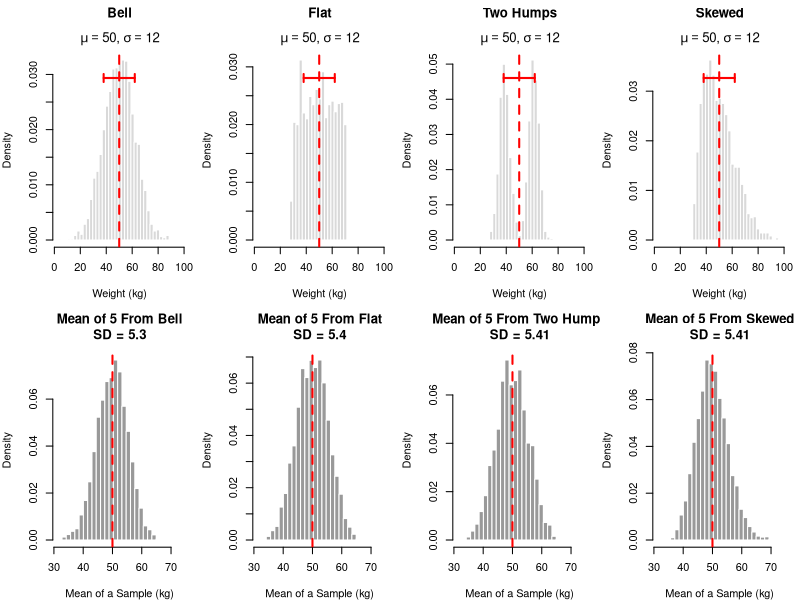

Write R code to recreate this figure.
# Four penguin colonies that agree on their mean and their standard deviation
# to fifteen decimal places, and agree on nothing else.
#
# The mean and the sd are a summary, and every summary throws something away.
# Here we throw away the SHAPE, and the point of the script is how much of the
# colony that turns out to be.  Look at Two Humps in particular: its
# mean is 50 kg and there is hardly a penguin within 10 kg of that weight.
#
# show <- 1   the four colonies
# show <- 2   the four colonies, and what the sampling distribution of the
#             mean does with them -- which is where this bites in section 4

show <- 2

target_mean <- 50     # kg
target_sd <- 12       # kg
N <- 2000             # penguins per colony

n <- 5                # sample size, for show = 2
repeats <- 5000

# ----------------------------------------------------------------------
# Force a set of values to have exactly the mean and sd we asked for, without
# touching its shape.  Sliding every penguin by the same amount and then
# stretching every distance from the centre by the same factor cannot turn one
# shape into another -- it only moves and rescales the one you started with.
# ----------------------------------------------------------------------
rescale <- function(x, m, s) {(x - mean(x)) / sd(x) * s + m}

colonies <- list(
  "Bell"      = rescale(rnorm(N), target_mean, target_sd),
  "Flat"      = rescale(runif(N), target_mean, target_sd),
  "Two Humps" = rescale(c(rnorm(N / 2, -1, 0.35), rnorm(N / 2, 1, 0.35)),
                        target_mean, target_sd),
  # Beta rather than a gamma or a lognormal: it is skewed but it has a hard
  # upper edge, so it cannot throw a lone outlier out to 130 kg and force the
  # shared x axis to squash the other three panels flat.
  "Skewed"    = rescale(rbeta(N, 2, 6), target_mean, target_sd))

# How lopsided is it?  0 means symmetric.  This is one of the things the mean
# and the sd do not tell you.
skew <- function(values) {mean(((values - mean(values)) / sd(values))^3)}

# ----------------------------------------------------------------------
cat("Four colonies of", N, "penguins each\n\n")
cat(sprintf("%-11s %8s %8s %8s %10s %10s\n",
            "colony", "mean", "sd", "skew", "lightest", "heaviest"))
for (k in names(colonies))
{
  x <- colonies[[k]]
  cat(sprintf("%-11s %8.2f %8.2f %8.2f %10.1f %10.1f\n",
              k, mean(x), sd(x), skew(x), min(x), max(x)))
}

# Not "the same to two decimals" -- the same to the limit of what the machine
# can represent.  Any difference you can see in the plots is a difference the
# mean and the sd could never have told you about.
off_mean <- max(abs(sapply(colonies, mean) - target_mean))
off_sd <- max(abs(sapply(colonies, sd) - target_sd))
cat(sprintf("\nLargest departure from mean %g: %.2g\n", target_mean, off_mean))
cat(sprintf("Largest departure from sd   %g: %.2g\n", target_sd, off_sd))
cat("\nThe mean and sd columns are identical.  Nothing else is.\n")

# ----------------------------------------------------------------------
# Same x axis on every panel, or the shapes cannot be compared.  The red line
# is the mean and the red bar under it spans one sd either side: both are in
# the same place in all four panels, which is the whole joke.
# ----------------------------------------------------------------------
limits <- range(unlist(colonies))
edges <- seq(limits[1], limits[2], length.out = 40)

draw_colony <- function(k)
{
  x <- colonies[[k]]
  h <- hist(x, breaks = edges, plot = FALSE)

  # mu and sigma, not "mean" and "sd", because these are facts about the whole
  # colony rather than anything measured off a sample.  Greek needs plotmath,
  # so the title is an expression: atop() stacks the two lines, bold() puts
  # back the weight that plotmath otherwise drops from a title.
  mu <- round(mean(x), 1)
  sigma <- round(sd(x), 1)
  hist(x, breaks = edges, freq = FALSE, col = "grey85", border = "white",
       xlim = limits, xlab = "Weight (kg)",
       main = bquote(atop(bold(.(k)), mu == .(mu) * "," ~ sigma == .(sigma))))
  abline(v = mean(x), col = "red", lwd = 2, lty = 2)
  arrows(mean(x) - sd(x), max(h$density) * 0.9,
         mean(x) + sd(x), max(h$density) * 0.9,
         code = 3, angle = 90, length = 0.04, col = "red", lwd = 2)
}

if (show == 1)
{
  par(mfrow = c(2, 2), mar = c(4, 4, 4, 1))
  for (k in names(colonies)) {draw_colony(k)}
}

# ----------------------------------------------------------------------
# Now sample from each of them.
#
# sd / sqrt(n) never asks what shape the colony was.  It is handed a mean and
# an sd, and those are identical here -- so it has to give the same answer for
# all four, and it does.  Four colonies you would never mistake for one
# another produce four sampling distributions you cannot tell apart.
#
# This is why the formula is worth having.  It also shows what you gave up to
# get it: everything the mean and sd left out stopped mattering.
# ----------------------------------------------------------------------
if (show == 2)
{
  means <- matrix(NA, nrow = repeats, ncol = length(colonies))
  colnames(means) <- names(colonies)
  for (k in names(colonies))
  {
    for (i in 1:repeats)
    {
      means[i, k] <- mean(sample(colonies[[k]], size = n))
    }
  }

  cat("\n\nSampling distribution of the mean, n =", n, "\n\n")
  cat(sprintf("%-11s %14s %14s %10s\n",
              "colony", "mean of means", "sd of means", "skew"))
  for (k in names(colonies))
  {
    cat(sprintf("%-11s %14.2f %14.2f %10.2f\n",
                k, mean(means[, k]), sd(means[, k]), skew(means[, k])))
  }
  cat(sprintf("\nsd / sqrt(n) predicts %.2f for every one of them.\n",
              target_sd / sqrt(n)))

  # The colonies on top, what the mean does with them underneath.  Each
  # sampling distribution sits directly below the colony it came from.
  par(mfrow = c(2, 4), mar = c(4, 4, 4, 1))

  for (k in names(colonies)) {draw_colony(k)}

  mean_limits <- range(means)
  for (k in names(colonies))
  {
    hist(means[, k], breaks = seq(mean_limits[1], mean_limits[2],
                                  length.out = 30),
         freq = FALSE, col = "grey60", border = "white", xlim = mean_limits,
         xlab = "Mean of a Sample (kg)",
         main = paste0("Mean of ", n, " From ", k, "\nSD = ",
                       round(sd(means[, k]), 2)))
    abline(v = target_mean, col = "red", lwd = 2, lty = 2)
  }

  cat("\nFour colonies you could never confuse; four sampling distributions\n")
  cat("you cannot tell apart.  With n =", n,
      "the skewed one still leans a little --\n")
  cat("raise n and that goes too.\n")
}
